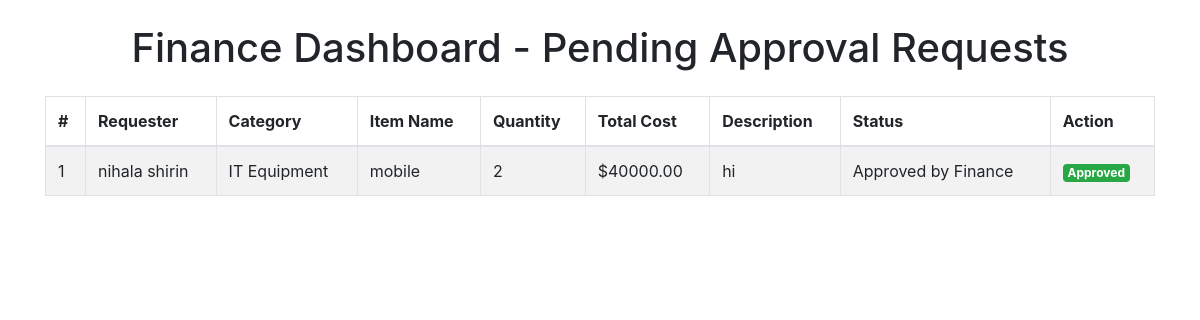
Screenshot of /finance_dashboard/ with the database file from the repository.
### core/models.py (models this page shows, shortened)
class ProcurementRequest(models.Model):
    requester = models.CharField(max_length=100)
    department = models.ForeignKey(Department, on_delete=models.CASCADE)
    category = models.CharField(max_length=50, choices=CATEGORY_CHOICES)
    it_equipment = models.ForeignKey(ITEquipmentDetails, on_delete=models.SET_NULL, null=True, blank=True)
    office_supply = models.ForeignKey(OfficeSupplyDetails, on_delete=models.SET_NULL, null=True, blank=True)
    quantity = models.IntegerField()
    total_cost = models.DecimalField(max_digits=12, decimal_places=2, blank=True)
    description = models.TextField(blank=True)
    status = models.CharField(max_length=50, choices=STATUS_CHOICES, default='Pending Department Approval')
    submitted_at = models.DateTimeField(auto_now_add=True)
    def __str__(self):
        return f"{self.requester} - {self.category} - {self.status}"
    def get_equipment_name(self):
        if self.category == 'IT Equipment' and self.it_equipment:
            return self.it_equipment.name
        elif self.category == 'Office Supplies' and self.office_supply:
            return self.office_supply.name
        return "No Equipment"

class ITEquipmentDetails(models.Model):
    name = models.CharField(max_length=100)
    warranty_period = models.CharField(max_length=50)
    technical_specifications = models.TextField()
    cost_per_item = models.DecimalField(max_digits=10, decimal_places=2)

### core/views.py (the view)
# urls.py: path('finance_dashboard/', views.finance_dashboard, name='finance_dashboard'),
def finance_dashboard(request):
    procurement_requests = ProcurementRequest.objects.filter(
        status__in=[
            'Pending Finance Approval',
            'Approved by Finance',
            'Rejected by Finance'
        ]
    )
    print(procurement_requests, 'hiiiiiiiiiiiiiiiiiiiiiiiiiiiiiiii')
    return render(request, 'finance_dashboard.html', {
        'requests': procurement_requests
    })

### core/templates/finance_dashboard.html (shortened to what this page needs)
<!DOCTYPE html>
<html lang="en">
<head>
    <link href="https://stackpath.bootstrapcdn.com/bootstrap/4.5.2/css/bootstrap.min.css" rel="stylesheet">
</head>
<body>
{% block content %}
<div class="container mt-4">
    <h1 class="text-center mb-4">Finance Dashboard - Pending Approval Requests</h1>
    <table class="table table-bordered table-striped">
        <thead>
            <tr>
                <th>#</th>
                <th>Requester</th>
                <th>Category</th>
                <th>Item Name</th>
                <th>Quantity</th>
                <th>Total Cost</th>
                <th>Description</th>
                <th>Status</th>
                <th>Action</th>
            </tr>
        </thead>
        <tbody>
            {% for request in requests %}
            <tr>
                <td>{{ forloop.counter }}</td>
                <td>{{ request.requester }}</td>
                <td>{{ request.category }}</td>
                <td>{{ request.get_equipment_name }}</td>
                <td>{{ request.quantity }}</td>
                <td>${{ request.total_cost|floatformat:2 }}</td>
                <td>{{ request.description }}</td>
                <td>{{ request.status }}</td>
                <td>
                    {% if request.status == 'Approved by Finance' %}
                        <span class="badge badge-success">Approved</span>
                    {% elif request.status == 'Rejected by Finance' %}
                        <span class="badge badge-danger">Rejected</span>
                    {% else %}
                        <a href="{% url 'approve_request' request.id %}" class="btn btn-success btn-sm">Approve</a>
                        <button class="btn btn-danger btn-sm" data-toggle="modal" data-target="#rejectModal" data-request-id="{{ request.id }}">Reject</button>
                    {% endif %}
                </td>
            </tr>
            {% endfor %}
        </tbody>
    </table>
</div>
{% endblock %}
</body>
</html>

### rows the page displays
ProcurementRequest: requester "nihala shirin", category "IT Equipment", get_equipment_name "mobile", quantity "2", total_cost "40000.00", description "hi", status "Approved by Finance"
